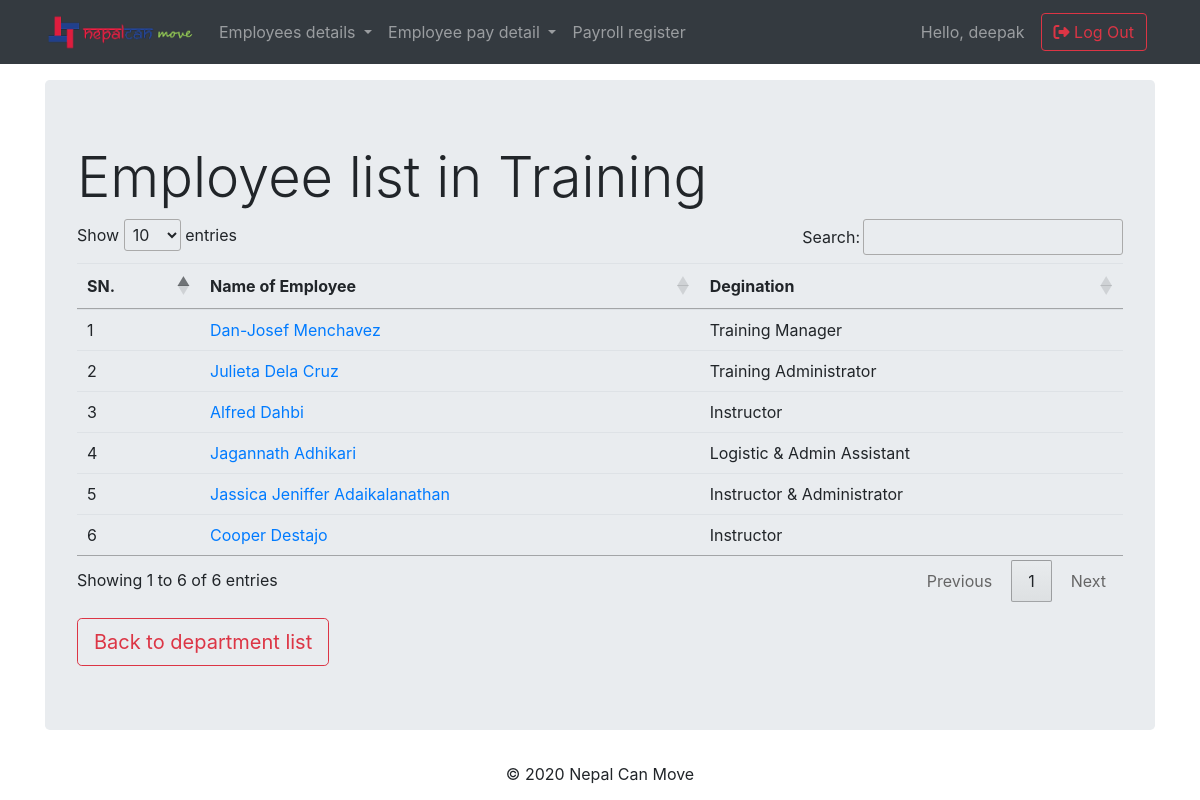
The page /payroll/empdeplist/1/ (signed in) on the database its author committed.
### payroll/models.py (models this page shows, shortened)
class Department(models.Model):
    department = models.CharField(unique=True, max_length=40)
    def __str__(self):
        return self.department

class Employee(models.Model):
    employee_id         = models.CharField(primary_key=True, max_length=60, unique=True)
    first_name          = models.CharField(max_length=60, blank=True,null=True)
    middle_name         = models.CharField(max_length=60, blank=True,null=True)
    last_name           = models.CharField(max_length=60, blank=True,null=True)
    GENDER_CHOICES      = (('Male', 'Male'),('Female', 'Female'),('Other', 'Other'),)
    gender              = models.CharField(max_length=10, choices=GENDER_CHOICES)
    DOB                 = models.DateField(null=True, blank=True)
    religion            = models.CharField(max_length=20, null=True, blank=True)
    citizenship         = models.CharField(max_length=20, null=True, blank=True)
    country_birth       = models.CharField(max_length=20, null=True, blank=True)
    email               = models.EmailField(max_length=70, blank=True,null=True)
    phone               = models.IntegerField(null=True, blank=True,default=0)
    uae_address         = models.CharField(max_length=90, null=True, blank=True)
    home_country_phone  = models.CharField(max_length=90, null=True, blank=True)
    home_country_address= models.CharField(max_length=90, null=True, blank=True)
    department          = models.ForeignKey(Department, related_name='dept_name', on_delete=models.CASCADE,null=True,blank=True)
    designation         = models.CharField(max_length=40, null=True, blank=True)
    department_head     = models.BooleanField(default=False)
    joining_date        = models.DateField(null=True, blank=True)
    img                 = models.ImageField(upload_to='pics',null=True,blank=True, default='/static/images/default-user.jpg')
    employee_status_choice     = (('Active', 'Active'),('Inactive', 'Inactive'))
    employee_status            = models.CharField(max_length=10, default=['Active'], choices=employee_status_choice)
    def __str__ (self):
        return str(self.first_name)+' '+ str(self.last_name)

### payroll/views.py (the view)
# urls.py: path('empdeplist/<int:pk>/',views.ListofEmpInDep, name="empdeplist"),
def ListofEmpInDep(request, pk):
    data = models.Department.objects.get(pk=pk)
    list_employee = models.Employee.objects.filter(department=data)
    return render(request,'payroll/empdeplist.html',
        {'list_employee':list_employee,
        'data': data,
        })

### payroll/templates/payroll/empdeplist.html (shortened to what this page needs)
{% extends "base.html" %}
{% block content %}
{% load humanize %}
<div class="jumbotron">
  <h2 class="display-4"> Employee list in {{data}} </h2>
  <table class="table table-hover" id="table_id">
    <thead>
      <tr>
        <th scope="col">SN.</th>
        <th> Name of Employee</th>
        <th> Degination</th>
      </tr>
    </thead>
    <tbody>
      {% for emp in list_employee %}
      <tr>
        <td scope="row">{{ forloop.counter }}</td>
        <td> <a href="{% url 'payroll:employee_detail' pk=emp.pk %}">{{emp}} </a></td>
        <td> {{emp.designation}} </td>
      </tr>
      {% endfor %}
    </tbody>
  </table>
  <a class="btn btn-outline-danger btn-lg mt-3" href="{% url 'payroll:department_list' %}" role="button">Back to department list</a>
</div>
{% endblock %}

### templates/base.html (shortened to what this page needs)
<!doctype html>
{% load static %}
<html lang="en">
<head>
  <link rel="stylesheet" href="https://stackpath.bootstrapcdn.com/bootstrap/4.4.1/css/bootstrap.min.css">
  <link rel="stylesheet" type="text/css" href="https://cdn.datatables.net/1.10.20/css/jquery.dataTables.css">
  <link rel="stylesheet" href="{% static 'css/stylesheet.css'%}">
</head>
<body>
  {% if user.is_superuser %}
  <nav class="navbar navbar-expand-lg navbar-dark bg-dark static-top">
    <div class="container">
      <a class="navbar-brand" href="#">
        <img src="{% static 'images/NCMLogo.png' %}" alt="ncm-logo" width='150px'>
      </a>
      <div class="collapse navbar-collapse" id="navbarResponsive">
        <ul class="navbar-nav mr-auto">
          <li class="nav-item dropdown">
            <a class="nav-link dropdown-toggle" href="{% url 'payroll:employee_list' %}" id="navbarDropdown" role="button" data-toggle="dropdown" aria-haspopup="true" aria-expanded="false">
              Employees details
            </a>
          </li>
          <li class="nav-item dropdown">
            <a class="nav-link dropdown-toggle" href="#" id="navbarDropdown" role="button" data-toggle="dropdown" aria-haspopup="true" aria-expanded="false">
              Employee pay detail
            </a>
          </li>
          <li class="nav-item">
            <a class="nav-link" href="{% url 'payroll:payroll_register' %}">Payroll register</a>
          </li>
        </ul>
        <span class="navbar-text mr-3">
          Hello, {{user.username }}
        </span>
        <form class="form-inline my-2 my-lg-0">
          <a href="{% url 'accounts:logout' %}" class="btn btn-outline-danger mr-2 "><i class="fas fa-sign-out-alt"></i> Log Out</a>
        </form>
      </div>
    </div>
  </nav>
  {% endif %}
  <div class="container mycontent">
    {% block content %}
    {% endblock %}
  </div>
  <footer class="page-footer">
    <div class="container">
      <p class="text-center">© 2020 Nepal Can Move </p>
    </div>
  </footer>
</body>
</html>

### rows shown on the page
Department: department "Training"
Employee: first_name+last_name "Dan-Josef Menchavez", designation "Training Manager"
Employee: first_name+last_name "Julieta Dela Cruz", designation "Training Administrator"
Employee: first_name+last_name "Alfred Dahbi", designation "Instructor"
Employee: first_name+last_name "Jagannath Adhikari", designation "Logistic & Admin Assistant"
Employee: first_name+last_name "Jassica Jeniffer Adaikalanathan", designation "Instructor & Administrator"
Employee: first_name+last_name "Cooper Destajo", designation "Instructor"

### other values the page prints
{{ user.username }} "deepak"
